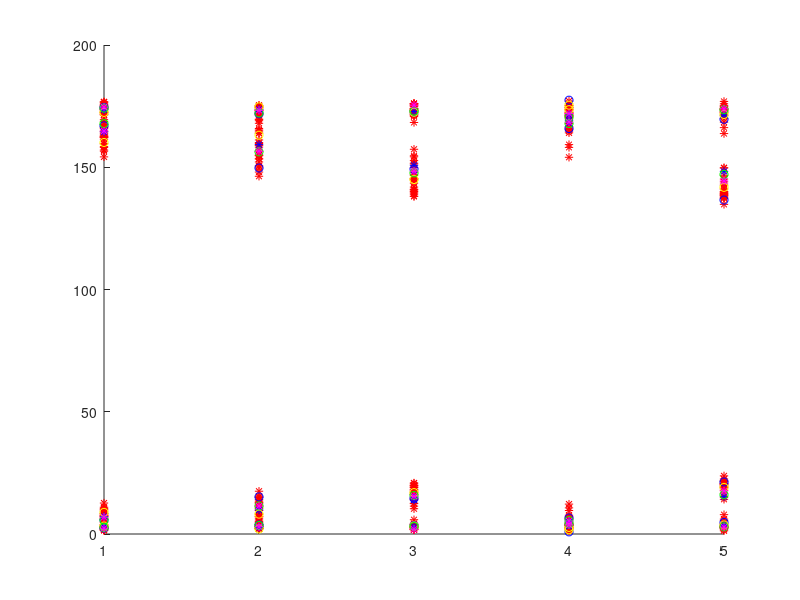

The MATLAB script that drew this image: (Note: this script raises an error after producing the figure.)
% GMM for the whole thing
data_train=load('angles_data/Angles_train.mat');
data_train=data_train.Angles_normal;

% take average value for each 10 frames
[N T]=size(data_train);
nS=T/50;
figure(1)
hold on
data_for_train=[];
%number of sequences
for i=1:50:T
sequence=data_train(:,i:i+49);
resampled_data=[];
    for j=1:10:50
        resampled_data=[resampled_data, mean(sequence(:,j:j+9)')'];
    end
    figure(1)
    plot(resampled_data','*r');
  data_for_train=[data_for_train, reshape(resampled_data, 4*5, 1)];  
end




%% add normal testing data
data_train=load('angles_data/Angles_normal.mat');
data_train=data_train.Angles_normal;

% take average value for each 10 frames
[N T]=size(data_train);
nS=T/50;
figure(1)
hold on
data_for_train_2=[];
%number of sequences
for i=1:50:400
sequence=data_train(:,i:i+49);
resampled_data=[];
    for j=1:10:50
        resampled_data=[resampled_data, mean(sequence(:,j:j+9)')'];
    end
    figure(1)
    plot(resampled_data','*r');
  data_for_train_2=[data_for_train_2, reshape(resampled_data, 4*5, 1)];  
end

%%

data_normal=[data_for_train, data_for_train_2];
Obj=fitgmdist(data_normal',1);
% more data needed to test this one
K=1;
X = random(Obj,K);
figure(1);
X=reshape(X', 4,5); 
plot(X','*b');

X = random(Obj,K);
figure(1);
X=reshape(X', 4,5); 
plot(X','ob');

X = random(Obj,K);
figure(1);
X=reshape(X', 4,5); 
plot(X','oy');
X = random(Obj,K);
figure(1);
X=reshape(X', 4,5); 
plot(X','og');
X = random(Obj,K);
figure(1);
X=reshape(X', 4,5); 
plot(X','*m');
% 
% 
% % test on the normal set
% normal=load('angles_data/Angles_normal.mat');
% normal=normal.train_for_model_normal;
% [N T]=size(normal);
% nS=T/50;
% %number of sequences
% 
% 
% for i=1:50:T
%     data_seq=normal(:,i:i+49);
%     pr = posterior(obj, data_seq');
% 
% end
% 

%% abnormal LKI
LKI=load('angles_data/Angles_LKI.mat');
LKI=LKI.Angles_LKI;
[N T]=size(LKI);
nS=T/50;
%number of sequences
probability_LKI=[];

for i=1:50:T
sequence=LKI(:,i:i+49);
resampled_data=[];
    for j=1:10:50
        resampled_data=[resampled_data, mean(sequence(:,j:j+9)')'];
    end
    
  data_for_train_LKI=[data_for_train_2, reshape(resampled_data, 4*5, 1)];  
 [pr nlogl] = posterior(Obj, reshape(resampled_data, 4*5, 1)');
 probability_LKI=[probability_LKI, nlogl];
end


%%%
%% add normal testing data
data_train=load('angles_data/Angles_normal.mat');
data_train=data_train.Angles_normal;
 probability_normal=[];
% take average value for each 10 frames
[N T]=size(data_train);
nS=T/50;
figure(1)
hold on
data_for_train_normal=[];
%number of sequences
for i=401:50:T
sequence=data_train(:,i:i+49);
resampled_data=[];
    for j=1:10:50
        resampled_data=[resampled_data, mean(sequence(:,j:j+9)')'];
    end
     [pr nlogl] = posterior(Obj, reshape(resampled_data, 4*5, 1)');
    probability_normal=[probability_normal, nlogl];
     data_for_train_normal=[data_for_train_normal, reshape(resampled_data, 4*5, 1)];  
end


%% abnormal RKI
LKI=load('angles_data/Angles_RKI.mat');
LKI=LKI.Angles_RKI;
[N T]=size(LKI);
nS=T/50;
%number of sequences
probability_RKI=[];

for i=1:50:T
sequence=LKI(:,i:i+49);
resampled_data=[];
    for j=1:10:50
        resampled_data=[resampled_data, mean(sequence(:,j:j+9)')'];
    end
    figure(1)
    plot(resampled_data','ko','MarkerSize', 12);
  data_for_train_LKI=[data_for_train_2, reshape(resampled_data, 4*5, 1)];  
 [pr nlogl] = posterior(Obj, reshape(resampled_data, 4*5, 1)');
 probability_RKI=[probability_RKI, nlogl];
end

%%
%% abnormal LFD
LKI=load('angles_data/Angles_LFD.mat');
LKI=LKI.Angles_LFD;
[N T]=size(LKI);
nS=T/50;
%number of sequences
probability_LFD=[];

for i=1:50:T
sequence=LKI(:,i:i+49);
resampled_data=[];
    for j=1:10:50
        resampled_data=[resampled_data, mean(sequence(:,j:j+9)')'];
    end
    figure(1)
    plot(resampled_data','ko','MarkerSize', 12);
  data_for_train_LKI=[data_for_train_2, reshape(resampled_data, 4*5, 1)];  
 [pr nlogl] = posterior(Obj, reshape(resampled_data, 4*5, 1)');
 probability_LFD=[probability_LFD, nlogl];
end


%%
%% abnormal RFD
LKI=load('angles_data/Angles_RFD.mat');
LKI=LKI.Angles_RFD;
[N T]=size(LKI);
nS=T/50;
%number of sequences
probability_RFD=[];

for i=1:50:T
sequence=LKI(:,i:i+49);
resampled_data=[];
    for j=1:10:50
        resampled_data=[resampled_data, mean(sequence(:,j:j+9)')'];
    end
    figure(1)
    plot(resampled_data','ko','MarkerSize', 12);
  data_for_train_LKI=[data_for_train_2, reshape(resampled_data, 4*5, 1)];  
 [pr nlogl] = posterior(Obj, reshape(resampled_data, 4*5, 1)');
 probability_RFD=[probability_RFD, nlogl];
end
